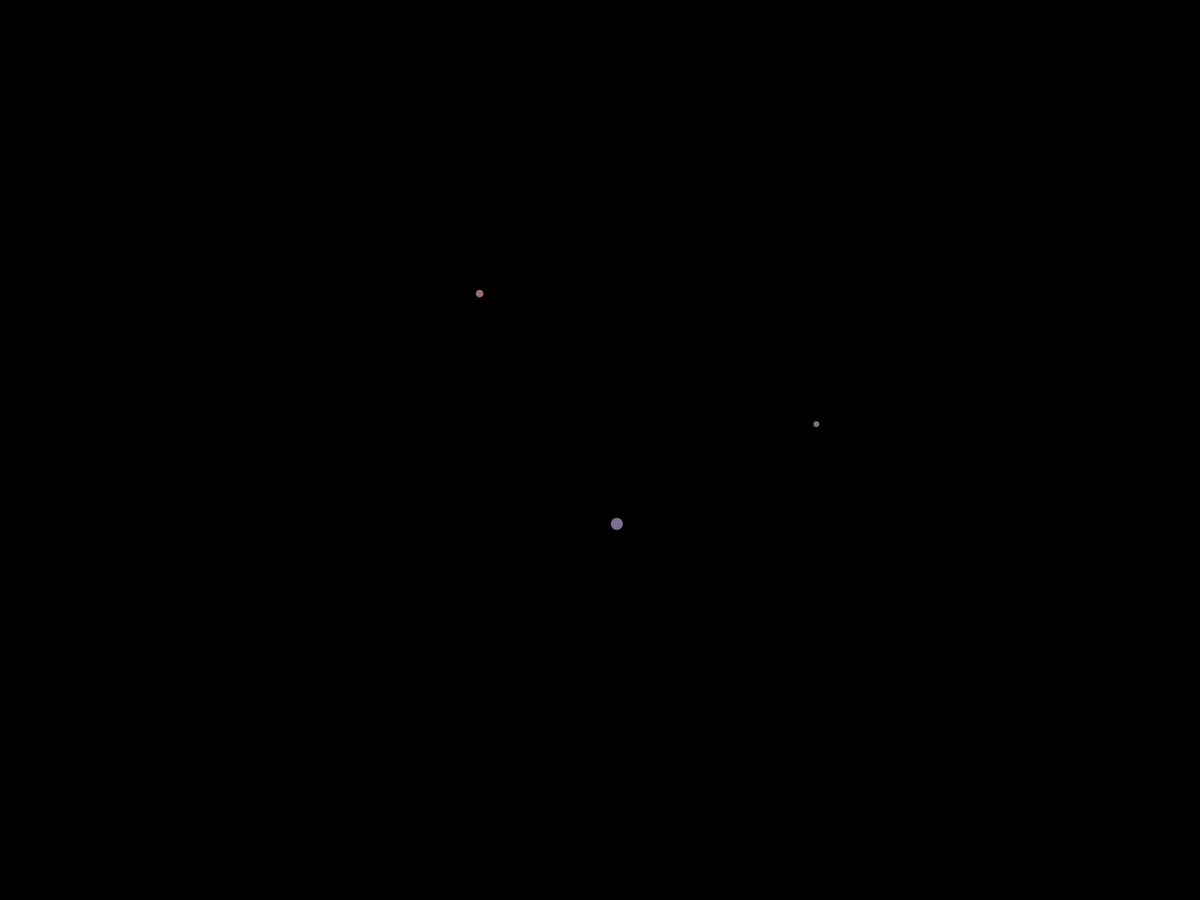
Frame 1 (no input)
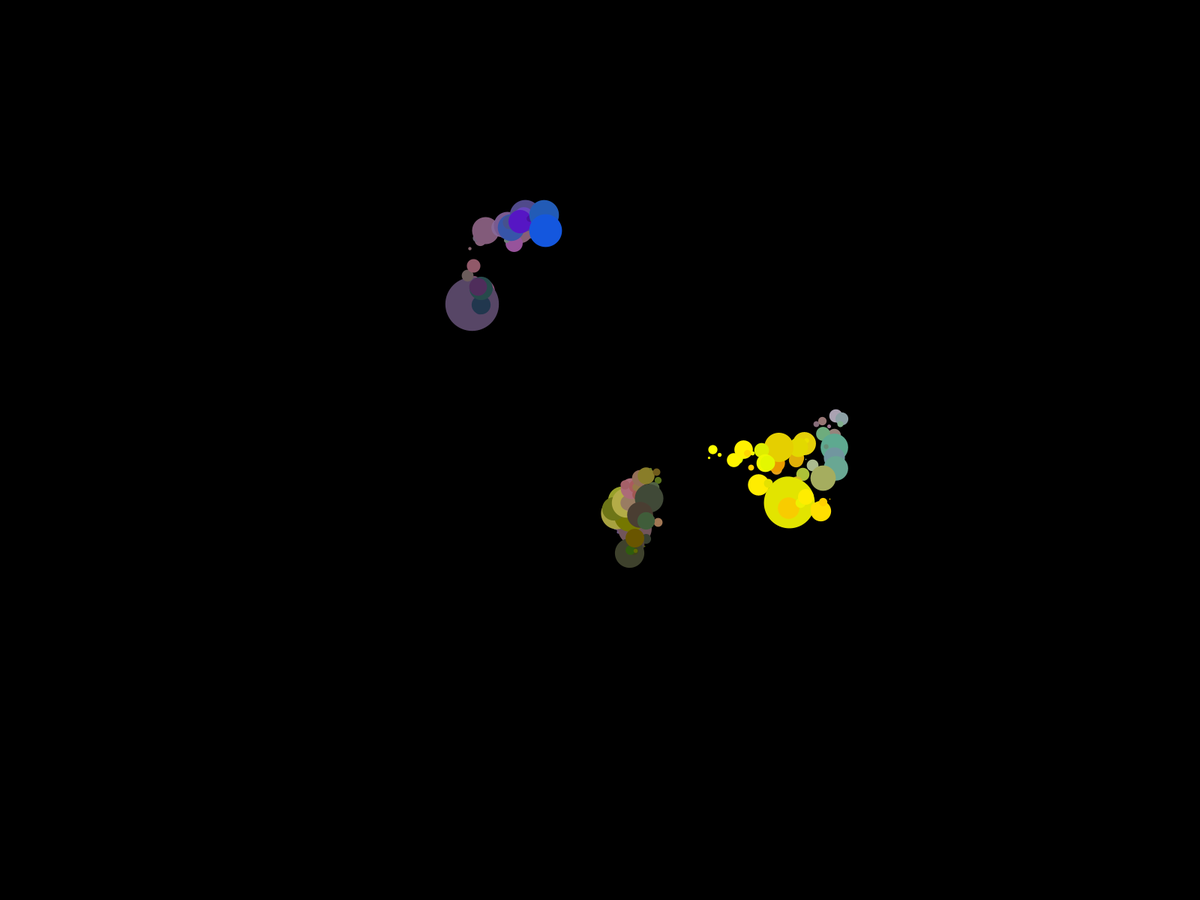
Frame 60 (the mouse pressed at the canvas centre just before this capture)
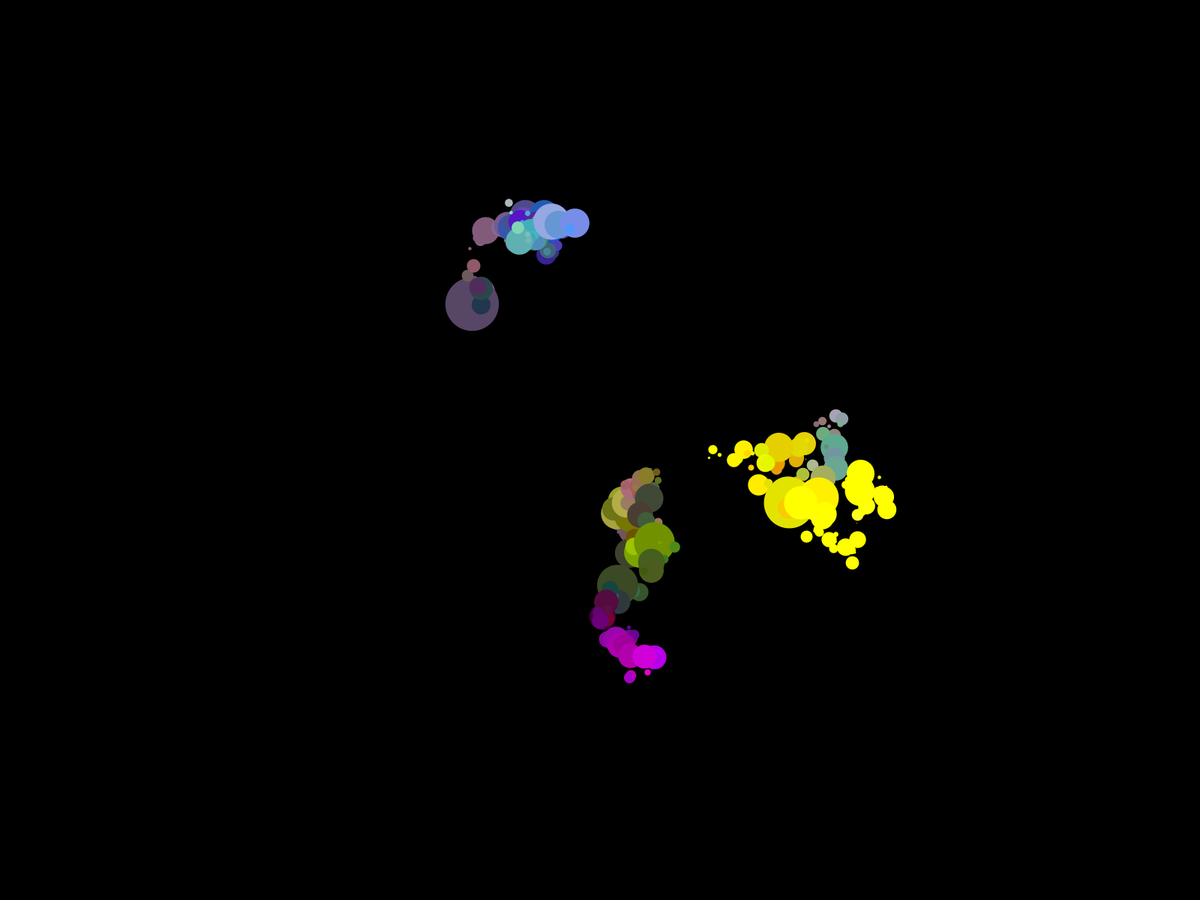
Frame 120 (the mouse held since frame 60 and released just before this capture)

The Processing sketch that drew these frames (run headless with seeded random() and noise(); from frame 60 on, the mouse is pressed at the canvas centre):

// Processing sketch: processing_colorwalkers
// ── processing_colorwalkers.pde
Walker walkers[];
float mean = 0;
float standardDeviation = 10;
int numWalkers = 3;

void setup() {
  fullScreen();
  background(0, 0, 0);
  
  walkers = new Walker[numWalkers];
  for (int i = 0; i < numWalkers; i++) {
    walkers[i] = new Walker();
  }
  
  mean = 0;
  standardDeviation = 10;
}

public class Walker {
  
  float x;
  float y;
  float r;
  float g;
  float b;
  float size;
  
  public Walker() {
    this.x = width/2 + randomGaussian() * width/6;
    this.y = height/2 + randomGaussian() * height/6;
    this.r = 125;
    this.g = 125;
    this.b = 125;
    this.size = 20;
  }
  
  void display() {
    strokeWeight(abs(size * randomGaussian()));   
    stroke(this.r, this.g, this.b);
    point(this.x, this.y);
  }

  void walk() {
    
    float xStepSize = standardDeviation * randomGaussian() + mean;
    float yStepSize = standardDeviation * randomGaussian() + mean;
  
    this.x += xStepSize;
    this.x %= width;
    
    this.y += yStepSize;
    this.y %= height;
    
    float rColorChange = 20 * randomGaussian();
    this.r += rColorChange;
    
    float gColorChange = 20 * randomGaussian();
    this.g += gColorChange;
    
    float bColorChange = 20 * randomGaussian();
    this.b += bColorChange;
  }

}

void draw() {
  fill(0, 0, 0, 0.5);
  noStroke();
  rect(0, 0, width, height);
  for (Walker w : walkers) {
    w.walk();
    w.display();
  }
}
